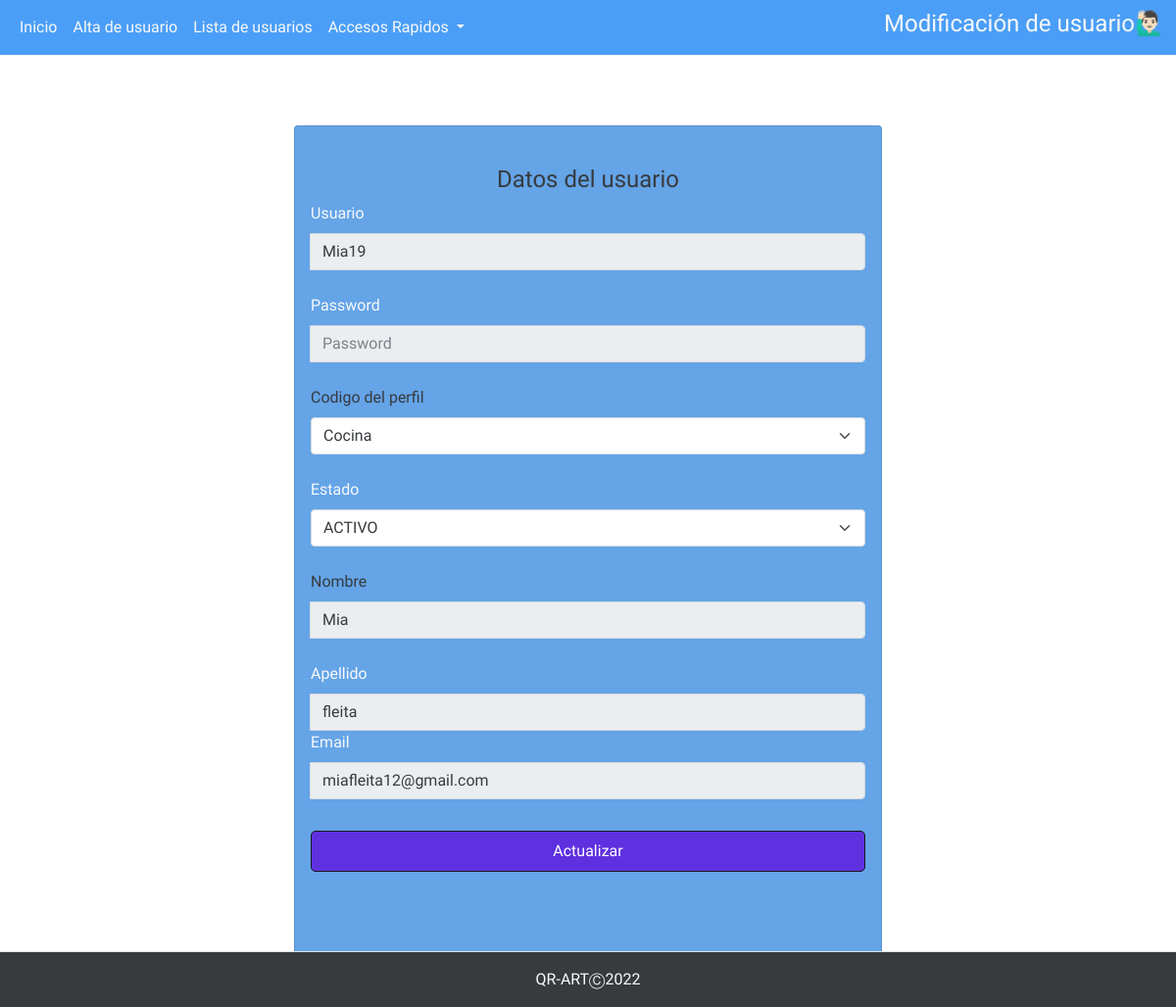
Before: /php/Actualizar.php?id=47 with the older database file.
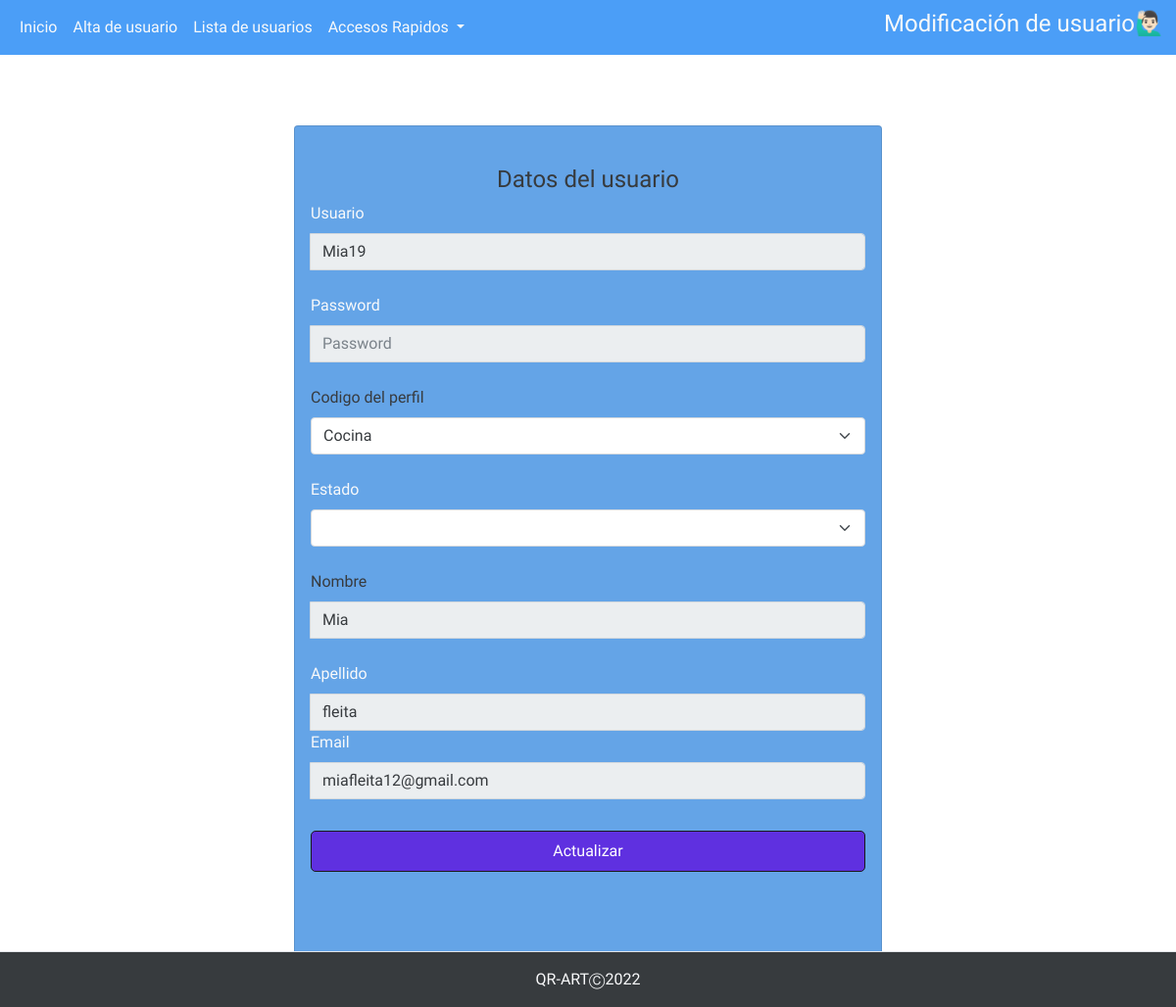
After: the same page with the newer database file.
### tables this page shows
CREATE TABLE `usuarios` (
  `usuario` text NOT NULL,
  `contrasena` varchar(100) NOT NULL,
  `cod_perfil` int(2) NOT NULL,
  `nombre_usu` text NOT NULL,
  `apellido_usu` text NOT NULL,
  `est_baja_usu` text NOT NULL,
  `email_usu` text NOT NULL,
  `id_usuario` int(11) NOT NULL,
  `token` varchar(100) NOT NULL
);

CREATE TABLE `perfiles` (
  `cod_perfil` int(6) NOT NULL,
  `nombre_perfil` text NOT NULL
);

### php/Actualizar.php (the view, shortened to what the changed rows need)
<?php
$conexion=mysqli_connect("localhost","root","","qr_art");
$id= $_GET['id'];
$sql="SELECT u.apellido_usu, u.email_usu, u.est_baja_usu, u.id_usuario, u.nombre_usu, u.usuario, (u.cod_perfil) as cod_perfil,(p.nombre_perfil) as nombre_perfil
      FROM usuarios u
      INNER JOIN perfiles p
      on u.cod_perfil = p.cod_perfil
      WHERE id_usuario = $id";
$result=mysqli_query($conexion, $sql);
$result_query=mysqli_num_rows($result);
if($result_query == 0){
  header('location:../perfiles/perfil_admin/abm_user/tablamodificacion.php');
}else{
  $option = '';
  while($data=mysqli_fetch_array($result)) {
    $usuario = $data['usuario'];
    $cod_perfil = $data['cod_perfil'];
    $nombre_perfil = $data['nombre_perfil'];
    $nombre_usu = $data['nombre_usu'];
    $apellido_usu = $data['apellido_usu'];
    $email_usu = $data['email_usu'];
    $est_baja_usu=$data['est_baja_usu'];
    if($cod_perfil == 1){
      $option = '<option value="'.$cod_perfil.'" select>'.$nombre_perfil.'</option>';
    }else if($cod_perfil == 2){
      $option = '<option value="'.$cod_perfil.'"select>'.$nombre_perfil.'</option>';
    }else if($cod_perfil == 3){
      $option = '<option value="'.$cod_perfil.'"select>'.$nombre_perfil.'</option>';
    }
  }
}
?>
<!DOCTYPE html>
<html lang="en">
<head>
    <link rel="stylesheet" href="https://cdnjs.cloudflare.com/ajax/libs/twitter-bootstrap/5.1.3/css/bootstrap.min.css">
    <link rel="stylesheet" href="https://cdn.datatables.net/1.12.1/css/dataTables.bootstrap5.min.css">
    <link rel="stylesheet " href="../assets/stylemodiu.css">
    <link rel="stylesheet " href="../assets/back.css">
    <link rel="stylesheet " href="../assets/stylesnav.css">
</head>
<body>
   <br>
   <br>
   <br>
    <div class="container">
        <div class="d-flex justify-content-center h-100">
            <div class="card">
                <div class="card-body">
                    <form action="procesar.php" method="post">
                        <h4 class="text-sm-center">Datos del usuario</h4>
                        <label for="formFile " class="form-label text-light " >Usuario</label>
                        <div class="input-group form-group">
                            <input type="text" class="form-control" placeholder="Usuario" id="usuario " name="usuario" value=<?php echo $usuario;?>  readonly>
                        </div>
                        <br>
                        <label for="formFile" class="form-label text-light">Password</label>
                        <div class="input-group form-group">
                            <input type="password" class="form-control" placeholder="Password" name="contrasena" id="contrasena"; readonly >
                        </div>
                        <br>
                        <label for="formFile" class="form-label" name="cod_perfil" id="cod_perfil">Codigo del perfil </label>
                        <?php
                        $query_perfil = "SELECT * FROM perfiles ";
                        $result = mysqli_query($conexion, $query_perfil);
                        $perfil_result= mysqli_num_rows($result);
                       ?>
                        <select class="form-select" name="cod_perfil" id="cod_perfil"  aria-label="Default select example">
                        <?php
                        if($perfil_result > 0){
                          echo $option;
                        ?>
                        <?php
                        }
                        ?>
                          </select>
                          <br>
                        <label for="formFile" class="form-label text-light" name="estado" id="estado">Estado </label>
                        <select class="form-select" name="est_baja_usu" id="est_baja_usu"  aria-label="Default select example">
                          <option value= <?php $est_baja_usu; ?>><?php echo $est_baja_usu; ?></option>
                          <option value="ACTIVO">ACTIVO</option>
                          </select>
                          <BR>
                        <label for="formFile" class="form-label text-dark">Nombre</label>
                        <div class="input-group form-group">
                            <input type="text" class="form-control text-dark" placeholder="Nombre" name="nombre_usu" id="nombre_usu" value=<?php echo $nombre_usu; ?> readonly>
                        </div>
                        <br>
                        <label for="formFile" class="form-label text-light">Apellido</label>
                        <div class="input-group form-group">
                            <br>
                            <input type="text" class="form-control" placeholder="Apellido" name="apellido_usu" id="apellido_usu" value=<?php echo $apellido_usu; ?> readonly>
                        </div>
                        <label for="formFile" class="form-label text-light">Email</label>
                        <div class="input-group form-group">
                            <input type="email" class="form-control" placeholder="Email" name="email_usu" id="email_usu" value=<?php echo $email_usu; ?> readonly>
                        </div>
                        <input type="submit" name="Actualizar" value="Actualizar" />
                </div>
                <link rel="stylesheet" href="">
            </div>
</body>
</html>

Changed rows visible on the page:
changed usuarios "Mia19": est_baja_usu "ACTIVO" → (not shown)
